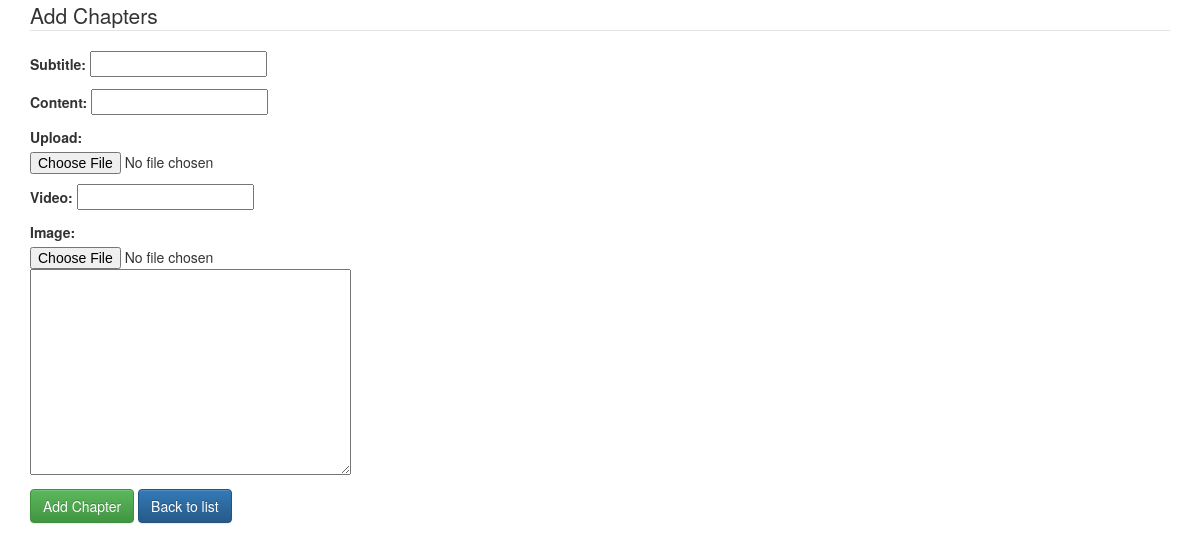
The page /course/new/139/ on the database as committed earlier.
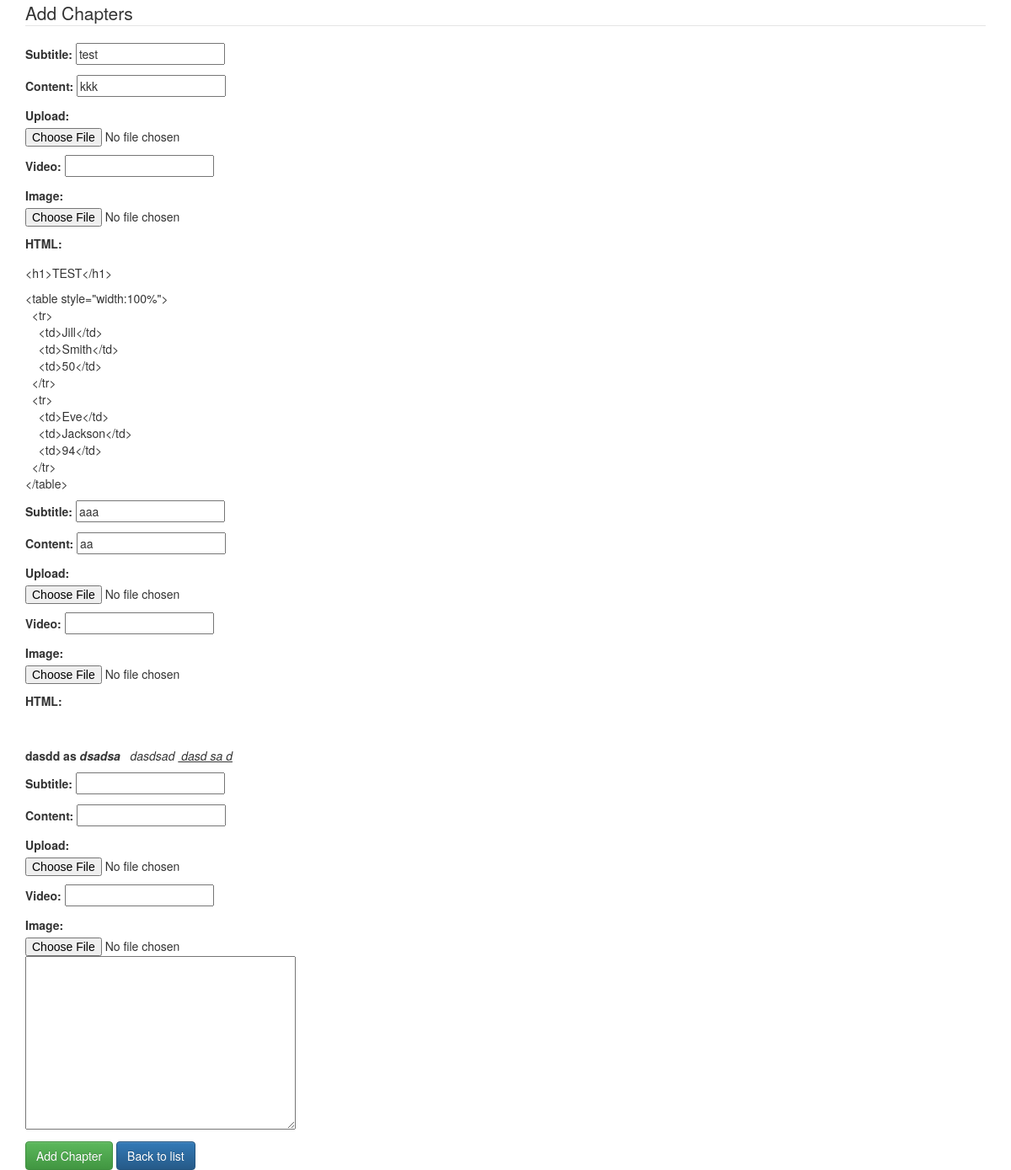
The same page on the database as committed later.
### course/models.py (models this page shows, shortened)
class CourseChapter(models.Model):
	subtitle = models.CharField(max_length=255,)
	content = models.CharField(max_length=255,)
	course = models.ForeignKey(Course, blank=True)#, on_delete=models.CASCADE, related_name="course_chapters"#)
	upload = models.FileField(upload_to=upload_location, blank=True)
	video = EmbedVideoField(blank=True)
	image = models.ImageField(upload_to=upload_location, blank=True)
	html = RichTextField(blank=True,)

### course/views.py (the view)
# urls.py: url(r'^new/(?P<pk>\d+)/$', course.views.CreateChapterView.as_view(),
class CreateChapterView(CreateView, GroupRequiredMixin):
	model = CourseChapter
	template_name = 'course/add_chapter.html'
	fields = '__all__'
	def dispatch(self, request, *args, **kwargs):
		self.pk = kwargs.get('pk')
		return super(CreateChapterView, self).dispatch(request, *args, **kwargs)
	def get_success_url(self):
		return reverse('courses-chapters',
                                    kwargs={'pk': Course.objects.latest('id').id})
	def get_context_data(self, **kwargs):
		context = super(CreateChapterView, self).get_context_data(**kwargs)
		context['chapter'] = CourseChapterForm
		context['chapters'] = CourseChapter.objects.all()
		context['last'] = Course.objects.latest('id')
		context['courses'] = Course.objects.all()
		context['action'] = reverse('courses-chapters',
                                    kwargs={'pk': Course.objects.latest('id').id})
		return context
	def form_valid(self, form):
		self.object = form.save()
		return  HttpResponseRedirect(self.get_success_url())

### course/models.py (called while the page is built)
	def __str__(self):
		return ' '.join([
			self.title
			])

### templates/course/add_chapter.html (shortened to what this page needs)
{% extends "base.html" %}
{% load embed_video_tags %}
{% block content %}
{% load wysiwyg %}
<form action="{{ action }}" class="form-horizontal form-inline" method="post" enctype="multipart/form-data">
{% if course_id %}
  <legend>Edit Chapters</legend>
{% else %}
  <legend>Add Chapters</legend>
{% endif %}
{% if courses %}
  {% for chapter in chapters %}
    {% if course_id == chapter.course_id or last.id == chapter.course_id %}
      <p><label for="id_subtitle">Subtitle:</label> <input id="id_subtitle" maxlength="255" name="subtitle" type="text" value="{{chapter.subtitle}}"></p>
      <p><label for="id_content">Content:</label> <input id="id_content" maxlength="255" name="content" type="text" value="{{chapter.content}}"></p>
      <p><label for="id_upload">Upload:</label>
      {% if chapter.upload %}
        Currently:  <a href="/media/{{chapter.upload}}">{{chapter.upload}}</a></p><p> Change: <input id="id_upload" name="upload" type="file"></p>
      {% else %}
        <input id="id_upload" name="upload" type="file"></p>
      {% endif %}
      <p><label for="id_video">Video:</label>
      <input id="id_video" maxlength="200" name="video" type="url" value="{{chapter.video}}"></p>
      <p>
      <label for="id_image">Image:</label>
      <input id="id_image" name="image" type="file">
      </p>
      <p><label for="id_html">HTML:</label>
      {{chapter.html|safe}}
      </p>
    {% endif %}
  {% endfor %}
{% endif %}
{% if not course_id %}
<p><label for="id_subtitle">Subtitle:</label> <input id="id_subtitle" maxlength="255" name="subtitle" type="text" value=""></p>
    <p><label for="id_content">Content:</label> <input id="id_content" maxlength="255" name="content" type="text" value=""></p>
    <p><label for="id_upload">Upload:</label>
      <input id="id_upload" name="upload" type="file"></p>
      <p><label for="id_video">Video:</label>
      <input id="id_video" maxlength="200" name="video" type="url"></p>
      <p>
      <label for="id_image">Image:</label>
      <input id="id_image" name="image" type="file"
      </p>
      {{form.html}}
{% endif %}
 <div class="form-actions">
{% if course_id %}
<button type="submit" class="btn btn-success">Edit Chapter</button>
{% else %}
<button type="submit" class="btn btn-success">Add Chapter</button>
{% endif %}
<a class="btn btn-primary" href="{% url "courses-list" %}">Back to list</a>
 </div>
</form>
 {% endblock content %}

Rows that differ between the two databases and show on the page:
added CourseChapter: subtitle "test", content "kkk", html "<h1>TEST</h1> <table style=\"width:100%\"> <tr> <td>Jill</td> <td>Smith</td> <td>50</td> </tr> <tr> <td>Eve</td> <td>Jackson</td> <td>94</td> </tr> </table>"
added CourseChapter: subtitle "aaa", content "aa", html "dasdd as dsadsa dasdsad dasd sa d"
